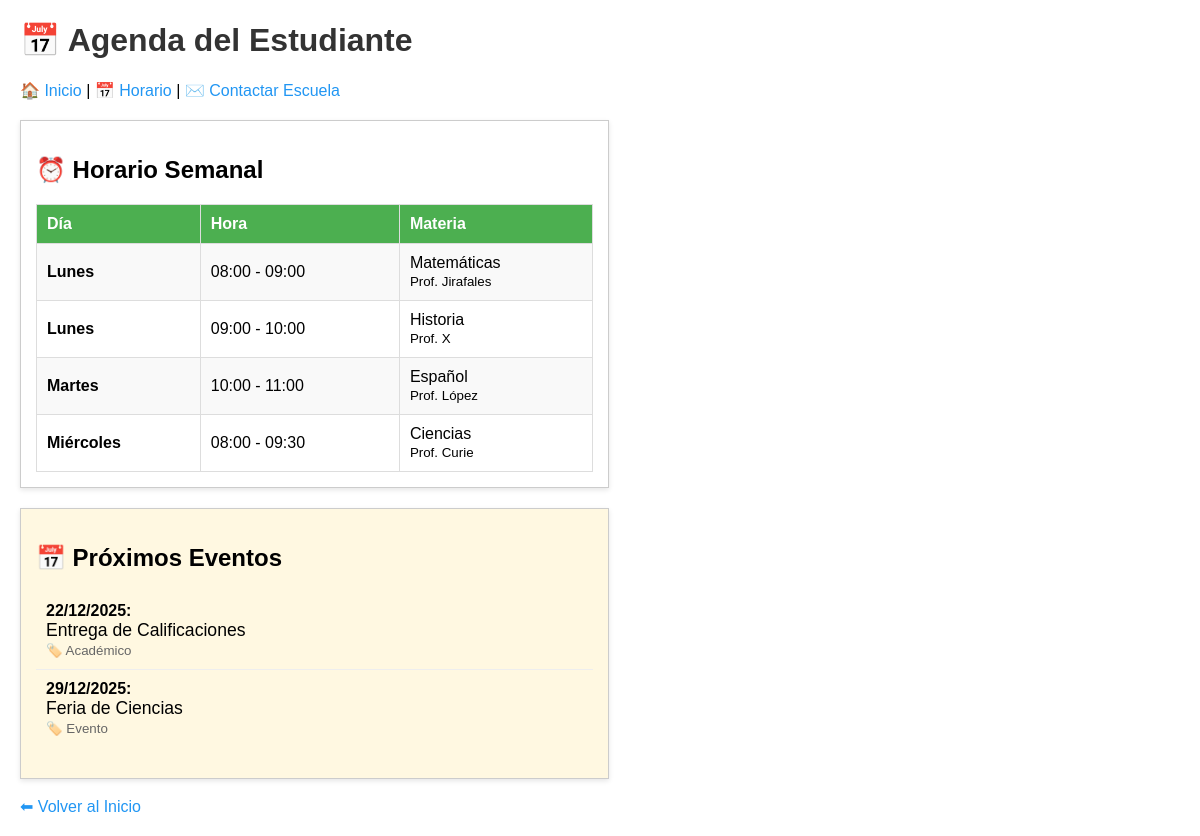
The app's page /horario.php (signed in) with its own data.
### tables this page shows
CREATE TABLE horarios (
    id INT AUTO_INCREMENT PRIMARY KEY,
    dia VARCHAR(20) NOT NULL,
    ini TIME NOT NULL,
    fin TIME NOT NULL,
    materia VARCHAR(100) NOT NULL,
    profesor VARCHAR(100)
);

CREATE TABLE calendario_eventos (
    id INT AUTO_INCREMENT PRIMARY KEY,
    fecha DATE NOT NULL,
    evento VARCHAR(255) NOT NULL,
    tipo VARCHAR(50) 
);

### horario.php (the view, shortened to what this page needs)
<?php
include 'conexion.php';
$cons_horario = "SELECT * FROM horarios ORDER BY
    FIELD(dia, 'Lunes', 'Martes', 'Miércoles', 'Jueves', 'Viernes', 'Sábado', 'Domingo'),
    ini ASC";
$res_horario = $conn->query($cons_horario);
$cons_cal = "SELECT * FROM calendario_eventos WHERE fecha >= CURDATE() ORDER BY fecha ASC LIMIT 5";
$res_cal = $conn->query($cons_cal);
?>
<!DOCTYPE html>
<html>
<head>
</head>
<body>
    <h1>📅 Agenda del Estudiante</h1>
    <div style="margin-bottom: 20px;">
        <a href="index.php">🏠 Inicio</a> |
        <a href="horario.php">📅 Horario</a> |
        <a href="informacion.php">✉️ Contactar Escuela</a>
    </div>
    <div class="contenedor">
        <div class="caja">
            <h2>⏰ Horario Semanal</h2>
            <?php if ($res_horario && $res_horario->num_rows > 0): ?>
            <table>
                <tr>
                    <th>Día</th>
                    <th>Hora</th>
                    <th>Materia</th>
                </tr>
                <?php while($clase = $res_horario->fetch_assoc()): ?>
                <tr>
                    <td><strong><?php echo htmlspecialchars($clase['dia']); ?></strong></td>
                    <td><?php echo date('H:i', strtotime($clase['ini'])) . ' - ' . date('H:i', strtotime($clase['fin'])); ?></td>
                    <td><?php echo htmlspecialchars($clase['materia']); ?>
                        <br><small><?php echo htmlspecialchars($clase['profesor']); ?></small>
                    </td>
                </tr>
                <?php endwhile; ?>
            </table>
            <?php else: ?>
            <p>No hay horarios registrados.</p>
            <?php endif; ?>
        </div>
        <div class="caja" style="background-color: #fff8e1;">
            <h2>📅 Próximos Eventos</h2>
            <?php if ($res_cal && $res_cal->num_rows > 0): ?>
            <ul class="eventos-list">
                <?php while($evento = $res_cal->fetch_assoc()): ?>
                <li>
                    <strong><?php echo date('d/m/Y', strtotime($evento['fecha'])); ?>:</strong><br>
                    <span style="font-size: 1.1em;"><?php echo htmlspecialchars($evento['evento']); ?></span><br>
                    <small style="color: #666;">🏷️ <?php echo htmlspecialchars($evento['tipo']); ?></small>
                </li>
                <?php endwhile; ?>
            </ul>
            <?php else: ?>
            <p>No hay eventos próximos.</p>
            <?php endif; ?>
        </div>
    </div>
    <br>
    <a href="index.php">⬅ Volver al Inicio</a>
</body>
</html>

### horario.php (style rules this page uses)
body { font-family: Arial, sans-serif; margin: 20px; }
.contenedor { display: flex; gap: 20px; flex-wrap: wrap; }
.caja { border: 1px solid #ccc; padding: 15px; width: 48%; box-shadow: 0 2px 5px rgba(0,0,0,0.1); }
table { width: 100%; border-collapse: collapse; margin-top: 10px; }
th, td { border: 1px solid #ddd; padding: 10px; text-align: left; }
th { background-color: #4CAF50; color: white; }
tr:nth-child(even) { background-color: #f9f9f9; }
h1 { color: #333; }
.eventos-list { list-style-type: none; padding: 0; }
.eventos-list li { padding: 10px; border-bottom: 1px solid #eee; }
.eventos-list li:last-child { border-bottom: none; }
a { color: #2196F3; text-decoration: none; }

### records on screen
horarios: dia "Lunes", ini "08:00", fin "09:00", materia "Matemáticas", profesor "Prof. Jirafales"
horarios: dia "Lunes", ini "09:00", fin "10:00", materia "Historia", profesor "Prof. X"
horarios: dia "Martes", ini "10:00", fin "11:00", materia "Español", profesor "Prof. López"
horarios: dia "Miércoles", ini "08:00", fin "09:30", materia "Ciencias", profesor "Prof. Curie"
calendario_eventos: fecha "22/12/2025", evento "Entrega de Calificaciones", tipo "Académico"
calendario_eventos: fecha "29/12/2025", evento "Feria de Ciencias", tipo "Evento"
